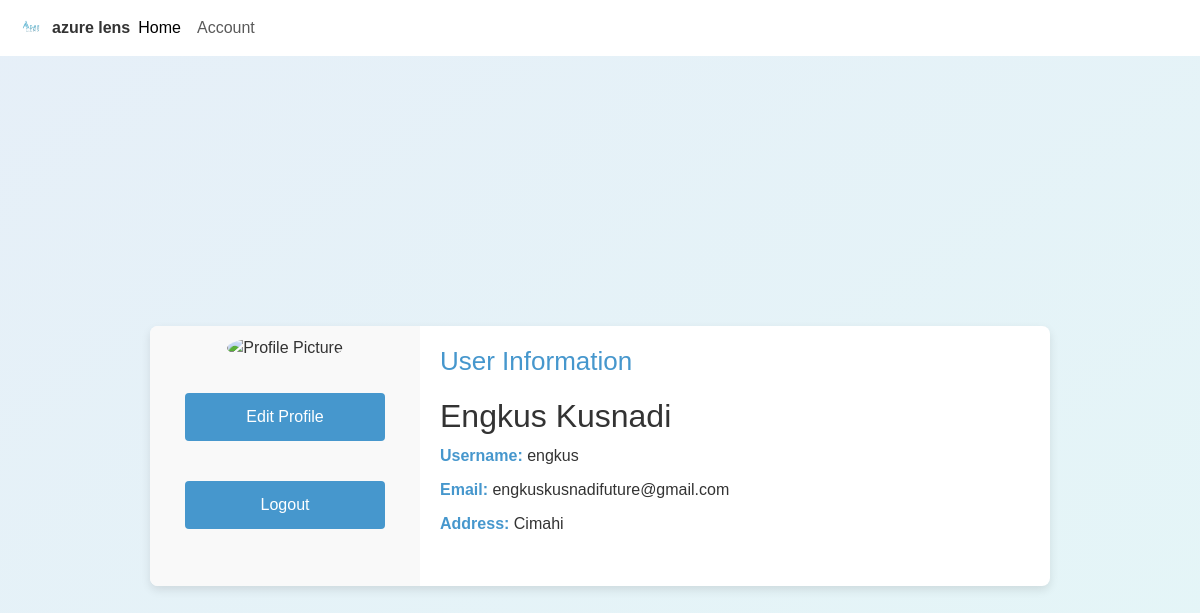
/account2.php (signed in), run on the app's committed database.
### tables this page shows
CREATE TABLE `user` (
  `UserID` int NOT NULL,
  `Username` varchar(255) NOT NULL,
  `Password` varchar(255) NOT NULL,
  `Email` varchar(255) NOT NULL,
  `NamaLengkap` varchar(255) NOT NULL,
  `Alamat` text NOT NULL,
  `img` varchar(100) NOT NULL,
  `role` enum('user','admin') NOT NULL DEFAULT 'user'
);

### account2.php (the view, shortened to what this page needs)
<?php
include "koneksi.php";
$user_id = $_SESSION['UserID'];
$query = "SELECT * FROM user WHERE UserID = '$user_id'";
$result = mysqli_query($con, $query);
if ($result && mysqli_num_rows($result) > 0) {
    $user = mysqli_fetch_assoc($result);
} else {
    echo "Data pengguna tidak ditemukan.";
    exit();
}
?>
<!DOCTYPE html>
<html lang="en">
<head>
    <link href="https://cdn.jsdelivr.net/npm/bootstrap@5.3.0-alpha1/dist/css/bootstrap.min.css" rel="stylesheet">
    <link rel="stylesheet" href="beranda2.css">
    <link rel="stylesheet" href="account2.css">
</head>
<body>
<nav class="navbar navbar-expand-lg bg-body-tertiary navigasi">
  <div class="container-fluid">
    <img src="berkas/logogue.png" alt="" class="navbar-logo">
    <p1>azure lens</p1>
    <div class="collapse navbar-collapse" id="navbarSupportedContent">
      <ul class="navbar-nav me-auto mb-2 mb-lg-0">
        <li class="nav-item">
          <a class="nav-link active" aria-current="page" href="dashboard.php">Home</a>
        </li>
        <li class="nav-item">
          <a class="nav-link" href="account.php">Account</a>
        </li>
      </ul>
    </div>
  </div>
</nav>
<div class="container">
    <div class="profile-settings">
        <div class="profile-sidebar">
            <img src="berkas/<?php echo htmlspecialchars($user['img']); ?>" alt="Profile Picture">
            <div class="edit-button">
        <button onclick="window.location.href='edit_profile.php'">Edit Profile</button>
    </div>
    <div class="logout-button">
        <button onclick="window.location.href='logout.php'">Logout</button>
    </div>
        </div>
        <div class="profile-main">
            <h3>User Information</h3>
            <div class="info">
            <h2><?php echo htmlspecialchars($user['NamaLengkap']); ?></h2>
            <p><strong>Username:</strong> <?php echo htmlspecialchars($user['Username']); ?></p>
                <p><strong>Email:</strong> <?php echo htmlspecialchars($user['Email']); ?></p>
                <p><strong>Address:</strong> <?php echo htmlspecialchars($user['Alamat']); ?></p>
            </div>
</body>
</html>

### beranda2.css (style rules this page uses)
.navbar-logo { height: 40px; width: auto; }
.navigasi { background-color:rgb(255, 255, 255) !important; }
body { background: linear-gradient(to bottom right,rgb(230, 239, 248),rgb(228, 246, 247)) !important; }
p1 { font-weight: bold; }

### account2.css (style rules this page uses)
body { font-family: Arial, sans-serif; margin: 0; padding: 0; background-color: #f4f4f9; color: #333; }
.container { display: flex; justify-content: center; align-items: center; min-height: 100vh; padding: 1px; }
.profile-settings { display: flex; background: #fff; border-radius: 8px; box-shadow: 0 4px 10px rgba(0, 0, 0, 0.1); width: 900px; overflow: hidden; }
.profile-sidebar { background: #f9f9f9; width: 30%; padding: 10px; box-sizing: border-box; text-align: center; align-items: center; }
.profile-sidebar img { width: 120px; height: 120px; border-radius: 50%; margin-bottom: 3px; align-items: center; }
.profile-main { padding: 20px; width: 70%; box-sizing: border-box; }
.profile-main h3 { font-size: 26px; margin-bottom: 20px; color: #4697CDff; }
.profile-main .info p { font-size: 16px; margin-bottom: 10px; }
.profile-main .info strong { color: #4697CDff; }
.logout-button, .edit-button { margin-top: 30px; text-align: center; }
.logout-button button, .edit-button button { padding: 12px 24px; background-color: #4697CDff; color: white; border: none; font-size: 16px; border-radius: 4px; cursor: pointer; width: 100%; max-width: 200px; margin-bottom: 10px; }
.edit-button button, .logout-button button { padding: 12px 24px; background-color: #4697CDff; color: white; border: none; font-size: 16px; border-radius: 4px; cursor: pointer; width: 100%; max-width: 200px; }

### data on the page
user: NamaLengkap "Engkus Kusnadi", Username "engkus", Email "engkuskusnadifuture@gmail.com", Alamat "Cimahi"
